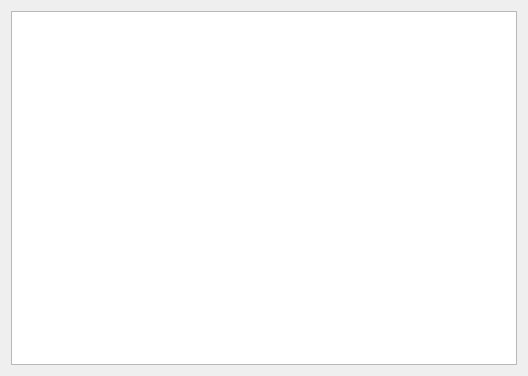
<?xml version="1.0" encoding="UTF-8"?>
<ui version="4.0">
 <class>LicenseDialog</class>
 <widget class="QDialog" name="LicenseDialog">
  <property name="windowModality">
   <enum>Qt::WindowModal</enum>
  </property>
  <property name="geometry">
   <rect>
    <x>0</x>
    <y>0</y>
    <width>528</width>
    <height>376</height>
   </rect>
  </property>
  <property name="windowTitle">
   <string>License</string>
  </property>
  <layout class="QGridLayout" name="gridLayout">
   <item row="0" column="0">
    <widget class="QTextEdit" name="licenseTextEdit">
     <property name="readOnly">
      <bool>true</bool>
     </property>
    </widget>
   </item>
  </layout>
 </widget>
 <resources/>
 <connections/>
</ui>
